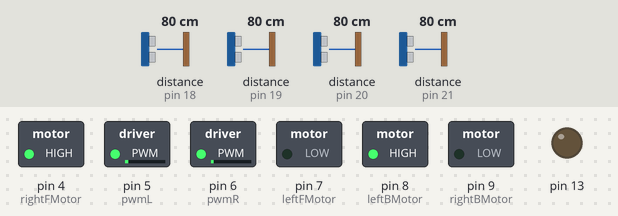
A sketch run on a simulated Arduino Uno, built with avr-gcc and run on an emulated ATmega328P. Shown: switched loads named in the sketch (green lamp = pin HIGH), output pins drawn as LEDs (lit = HIGH). The test bench sets the inputs (shaded band); at power-on: distance to the obstacle (sensors on pin 20, pin 18, pin 19, pin 21) 80 cm. What the sketch prints to the serial monitor is not drawn.

Above: at 4.2 s.
4.3 s: distance to the obstacle (sensor on pin 20) set to 178 cm
At 4.9 s:
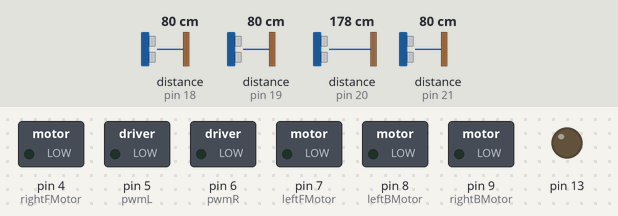
7.3 s: distance to the obstacle (sensor on pin 20) set to 184 cm
12.1 s: distance to the obstacle (sensor on pin 18) set to 173 cm
14.2 s: distance to the obstacle (sensor on pin 18) set to 183 cm
At 15.3 s:
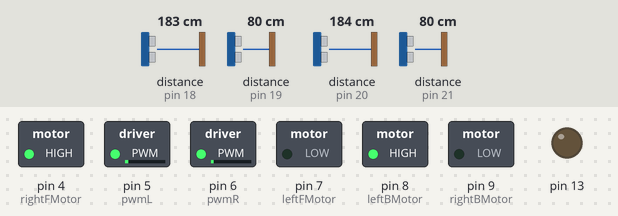
Timing chart, 0 to 17.2 s (numbered marks = the images above; inputs shaded):
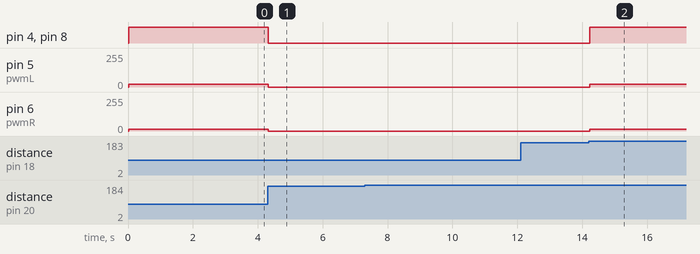

The sketch:

7can.ino
```cpp
#include <HCSR04.h>

UltraSonicDistanceSensor rightSensor(16, 19);
UltraSonicDistanceSensor frontSensor(15, 21);
UltraSonicDistanceSensor leftSensor(14, 20);
UltraSonicDistanceSensor backSensor(17, 18);

int rightFMotor = 4;
int rightBMotor = 9;
//int leftMotor[2] = {7, 8};
int leftFMotor = 7;
int leftBMotor = 8;
int pwmpin[2] = {6, 5};
int pwmR = 6;
int pwmL = 5;
int i = 0;
int frontS = 0;
int rightS = 0;
int leftS = 0;
int backS = 0;
int r = 0;
int l = 0;
int lD = 0;
int lllD = 0;
int pathag = 0;
int test = 0;
int lP = 0;
int lllP = 0;
int lC = 0;
int lllC = 0;
int front = 0;

void setup() {
 pinMode(rightFMotor, OUTPUT);
 pinMode(rightBMotor, OUTPUT);
 pinMode(leftFMotor, OUTPUT);
 pinMode(leftBMotor, OUTPUT);
 pinMode(13, OUTPUT);
 pinMode(pwmR, OUTPUT);
 pinMode(pwmL, OUTPUT);
  Serial.begin(9600);
}

void loop() {
  frontS = frontSensor.measureDistanceCm();
  rightS = rightSensor.measureDistanceCm();
  leftS = leftSensor.measureDistanceCm();
  backS = backSensor.measureDistanceCm();

  lD = sqrt(sq(frontS)+sq(rightS));
  lllD = sqrt(sq(backS)+sq(leftS));
  pathag = lD+lllD;
lC = lD-lP;
lllC = lllD-lllP;
  if(pathag < 500 && lD != 0 && lllD != 0 && front == 0){
    //370
        digitalWrite(rightFMotor, HIGH);
    digitalWrite(leftFMotor, LOW);
    digitalWrite(rightBMotor, LOW);
    digitalWrite(leftBMotor, HIGH);
    analogWrite(pwmR, 15);
    analogWrite(pwmL, 21);
    Serial.println("right");
  //}
}

/*if(lC > lllC){
  front = 1;
}

  if(pathag > 370 && front == 1){
{
        digitalWrite(rightFMotor, HIGH);
    digitalWrite(leftFMotor, HIGH);
    digitalWrite(rightBMotor, LOW);
    digitalWrite(leftBMotor, LOW);
    analogWrite(pwmR, 20);
    analogWrite(pwmL, 28);//140%
    Serial.print("go");
 // } //370/
}
  if(lD == 0){
            digitalWrite(rightFMotor, HIGH);
    digitalWrite(leftFMotor, HIGH);
    digitalWrite(rightBMotor, LOW);
    digitalWrite(leftBMotor, LOW);
    analogWrite(pwmR, 20);
    analogWrite(pwmL, 28);//140%
    Serial.print("go");
  }
  */
  else{
                digitalWrite(rightFMotor, LOW);
    digitalWrite(leftFMotor, LOW);
    digitalWrite(rightBMotor, LOW);
    digitalWrite(leftBMotor, LOW);
    analogWrite(pwmR, 0);
    analogWrite(pwmL, 0);//140%
    Serial.print("stop");
  }
  lllP = lllD;
  lP = lD;
  /*  Serial.print(frontS);
    Serial.print("F/");
    Serial.print(rightS);
    Serial.print("R/");
    Serial.print(leftS);
    Serial.print("L/");
    Serial.print(backS);
    Serial.println("B");
    */
   /* Serial.print(lD);
    Serial.print("lD/");
    Serial.print(lVD);
    Serial.println("lVD");
    */
    Serial.print(lC);
    Serial.print("l/");
    Serial.print(lllC);
    Serial.print("lll/");
}
```

Measured:
- the behaviour switches between 177 and 178 cm on distance to the obstacle (sensor on pin 18) (found by bisection; images 1 and 2)
- after the input at 4.3 s, pin 4 (rightFMotor), pin 8 (leftBMotor): HIGH → LOW at once; pin 5 (pwmL): 21/255 → 0/255 at once; pin 6 (pwmR): 15/255 → 0/255 at once
- after the input at 7.3 s, every drawn part: stays the same
- after the input at 12.1 s, every drawn part: stays the same
- after the input at 14.2 s, pin 4 (rightFMotor), pin 8 (leftBMotor): LOW → HIGH at once; pin 5 (pwmL): 0/255 → 21/255 at once; pin 6 (pwmR): 0/255 → 15/255 at once
